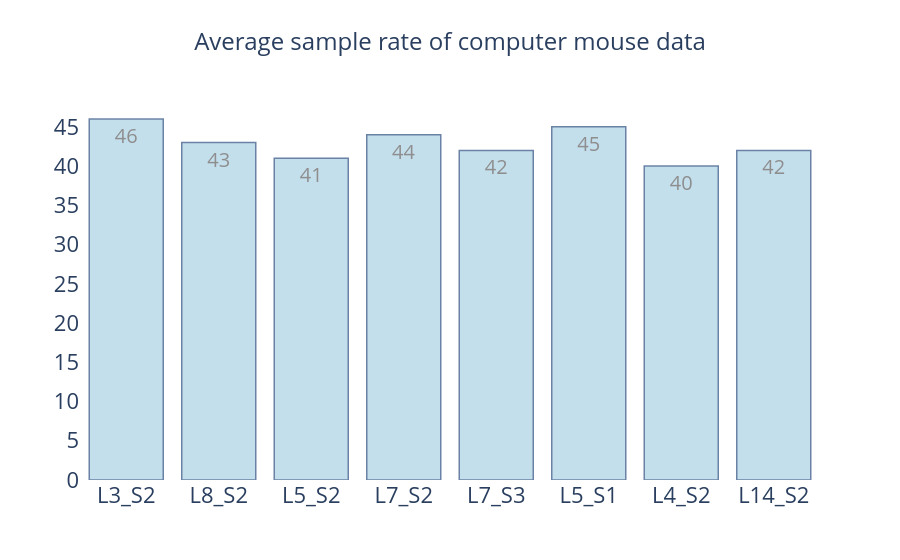

Notebook code cell kept with this figure:
### Code cell
# Define the folder path
folder_path = "/Users/shehjarsadhu/Desktop/UniversityOfRhodeIsland/Graduate/WBL/Project_MindGame/DATASET/Systems_testing_2025/HOME/N7777/Morning/session_2025-02-17_1/mouse_data/"
average_sr_mouse_list = []
level_list_mouse = []
# Find all CSV files in the folder.
csv_files = glob.glob(f"{folder_path}/*.csv")
for csv_file in csv_files:
    df = pd.read_csv(csv_file)
    print("Puzzle Level: ",csv_file.split("/")[-1].split("_"))
    df["timestamp_seconds"] = df["timestamp"].apply(convert_timestamp)
    average_sample_rate = df["timestamp_seconds"].value_counts().mean()
    print("Average sample rate: ",average_sample_rate)
    average_sr_mouse_list.append(int(average_sample_rate))
    level_list_mouse.append(csv_file.split("/")[-1].split("_")[2] +"_"+ csv_file.split("/")[-1].split("_")[3])
# Use the hovertext kw argument for hover text
fig = go.Figure(data=[go.Bar(x=level_list_mouse, y=average_sr_mouse_list,            
                        text=average_sr_mouse_list,
                        textposition='auto',textfont=dict(size=20)  # Increase font size of text labels
)])
# Customize aspect
fig.update_traces(marker_color='rgb(158,202,225)', marker_line_color='rgb(8,48,107)',
                  marker_line_width=1.5, opacity=0.6)
# fig.update_layout(title_text='Average sample rate of computer mouse data')
# Update layout
fig.update_layout(
 title=dict(
        text='Average sample rate of computer mouse data',
        x=0.5,  # Center the title
        font=dict(size=24)  # Increase title font size
    ),
    xaxis=dict(
        tickfont=dict(size=22)  # Increase X-axis font size
    ),
    yaxis=dict(
        tickfont=dict(size=22)  # Increase Y-axis font size
    ),
    plot_bgcolor='white'  # Set background color to white
)
fig.show()

### Figure 1 — Plotly figure (JSON) as saved in the notebook; plotly's stock layout.template omitted (floating-point values rounded to 4 significant figures)
{"data": [{"marker": {"color": "rgb(158,202,225)", "line": {"color": "rgb(8,48,107)", "width": 1.5}}, "opacity": 0.6, "text": ["46", "43", "41", "44", "42", "45", "40", "42"], "textfont": {"size": 20}, "textposition": "auto", "type": "bar", "x": ["L3_S2", "L8_S2", "L5_S2", "L7_S2", "L7_S3", "L5_S1", "L4_S2", "L14_S2"], "y": [46, 43, 41, 44, 42, 45, 40, 42]}], "layout": {"plot_bgcolor": "white", "title": {"font": {"size": 24}, "text": "Average sample rate of computer mouse data", "x": 0.5}, "xaxis": {"tickfont": {"size": 22}}, "yaxis": {"tickfont": {"size": 22}}}}
